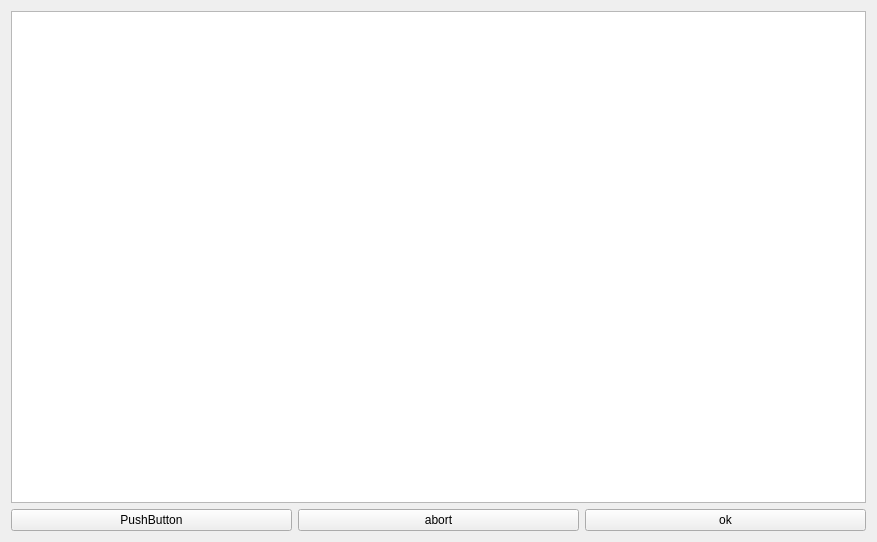
<?xml version="1.0" encoding="UTF-8"?>
<ui version="4.0">
 <class>Form</class>
 <widget class="QWidget" name="Form">
  <property name="geometry">
   <rect>
    <x>0</x>
    <y>0</y>
    <width>877</width>
    <height>542</height>
   </rect>
  </property>
  <property name="windowTitle">
   <string>Form</string>
  </property>
  <layout class="QGridLayout" name="gridLayout_2">
   <item row="0" column="0">
    <layout class="QGridLayout" name="gridLayout">
     <item row="0" column="0" colspan="3">
      <widget class="QTableView" name="tableView"/>
     </item>
     <item row="1" column="2">
      <widget class="QPushButton" name="LabelEdittor">
       <property name="text">
        <string>ok</string>
       </property>
      </widget>
     </item>
     <item row="1" column="0">
      <widget class="QPushButton" name="pushButton">
       <property name="text">
        <string>PushButton</string>
       </property>
      </widget>
     </item>
     <item row="1" column="1">
      <widget class="QPushButton" name="pushButton_2">
       <property name="text">
        <string>abort</string>
       </property>
      </widget>
     </item>
    </layout>
   </item>
  </layout>
 </widget>
 <resources/>
 <connections/>
</ui>
